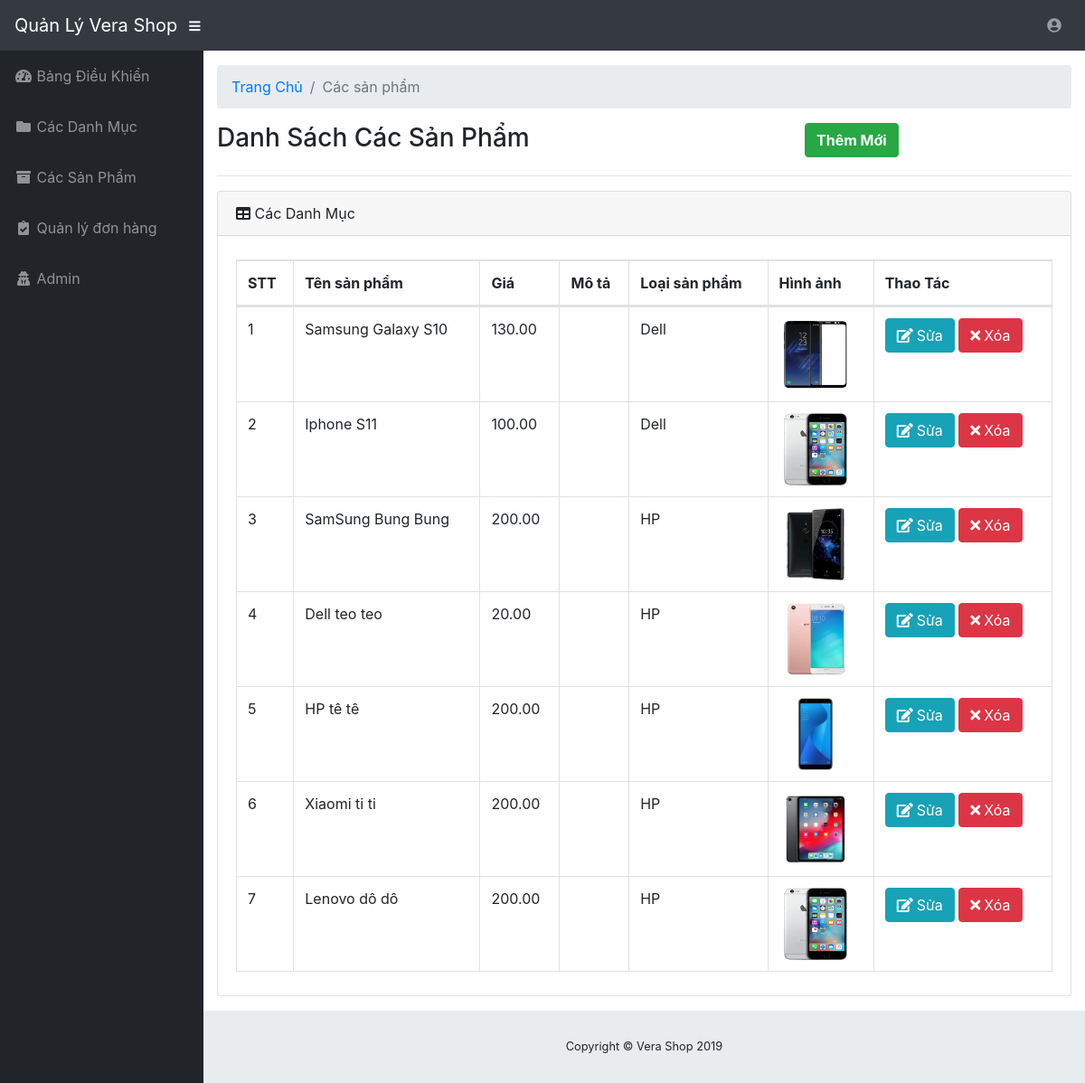
The app's page /Admin/Modules/product/index.php with its own data.
### tables this page shows
CREATE TABLE `products` (
  `ID` int(11) NOT NULL,
  `Name` varchar(500) NOT NULL,
  `Alias` int(11) NOT NULL,
  `CategoryID` int(11) NOT NULL,
  `Image` varchar(500) DEFAULT NULL,
  `Price` decimal(18,2) NOT NULL,
  `PromotionPrice` decimal(18,2) DEFAULT NULL,
  `Warantary` varchar(5000) DEFAULT NULL,
  `Description` varchar(500) DEFAULT NULL,
  `Content` varchar(500) DEFAULT NULL,
  `HomeFlag` bit(1) DEFAULT NULL,
  `HotFlag` bit(1) DEFAULT NULL,
  `ViewCount` int(11) DEFAULT NULL,
  `CreatedDate` datetime DEFAULT NULL,
  `CreatedBy` varchar(500) DEFAULT NULL,
  `UpdateDate` datetime DEFAULT NULL,
  `UpdateBy` varchar(500) DEFAULT NULL,
  `MetaKeyword` varchar(500) DEFAULT NULL,
  `MetaDescription` varchar(500) DEFAULT NULL,
  `Status` bit(1) NOT NULL,
  `Tags` varchar(500) DEFAULT NULL,
  `Quantity` int(11) NOT NULL,
  `OriginalPrice` decimal(18,2) NOT NULL,
  `MoreImages` text
);

CREATE TABLE `productcategories` (
  `ID` int(11) NOT NULL,
  `Name` varchar(150) NOT NULL,
  `Description` varchar(5000) DEFAULT NULL,
  `ParentID` int(11) DEFAULT NULL,
  `DisplayOrder` int(11) DEFAULT NULL,
  `HomeFlag` bit(2) DEFAULT NULL,
  `CreatedDate` datetime DEFAULT NULL,
  `CreatedBy` varchar(500) DEFAULT NULL,
  `UpdateDate` datetime DEFAULT NULL,
  `UpdatedBy` varchar(500) DEFAULT NULL,
  `MetaKeyWord` varchar(500) DEFAULT NULL,
  `MetaDescription` varchar(500) DEFAULT NULL,
  `Status` bit(2) NOT NULL,
  `Image` varchar(500) DEFAULT NULL,
  `Alias` varchar(500) DEFAULT NULL
);

### Libraries/Function.php (called while the page is built, shortened)
<?php
    function base_url()
    {
        return $url  = "http://localhost/PHP2";
    }
    function uploads()
    {
        return base_url() . "/Public/uploads/";
    }
 ?>

### Libraries/Database.php (called while the page is built, shortened)
<?php
    class Database
    {
        public $link;
        public function __construct()
        {
            $this->link = mysqli_connect("localhost","root","","verashop2") or die ();
            mysqli_set_charset($this->link,"utf8");
        }
         public  function fetchJone($table,$sql ,$page = 0,$row ,$pagi = false )
        {
            $data = [];
            if ($pagi == true )
            {
                $total = $this->countTable($table);
                $sotrang = ceil($total / $row);
                $start = ($page - 1 ) * $row ;
                $sql .= " LIMIT $start,$row";
                $data = [ "page" => $sotrang];
                $result = mysqli_query($this->link,$sql) or die("Lỗi truy vấn fetchJone ---- " .mysqli_error($this->link));
            }
            else
            {
                $result = mysqli_query($this->link,$sql) or die("Lỗi truy vấn fetchJone ---- " .mysqli_error($this->link));
            }
            if( $result)
            {
                while ($num = mysqli_fetch_assoc($result))
                {
                    $data[] = $num;
                }
            }
            return $data;
        }
    }
?>

### Admin/Autoload/autoload.php (called while the page is built, shortened)
<?php
    require_once __DIR__. "/../../Libraries/Database.php";
    require_once __DIR__. "/../../Libraries/Function.php";
    $db = new Database;
?>

### Admin/Modules/product/index.php (the view, shortened to what this page needs)
<?php
    require_once __DIR__. "/../../Autoload/autoload.php";
    if(isset($_GET['page']))
    {
      $p = $_GET['page'];
    }
    else {
      $p = 1;
    }
    $sql = "SELECT products.*,productcategories.Name as namecate FROM products LEFT JOIN productcategories on productcategories.ID = products.CategoryID";
    $product = $db->fetchJone('products',$sql,$p,true);
?>
<?php require_once __DIR__. "/../../Layouts/Header.php"; ?>
    <ol class="breadcrumb">
        <li class="breadcrumb-item">
            <a href="<?php echo base_url()?>/admin">Trang Chủ</a>
        </li>
        <li class="breadcrumb-item active">Các sản phẩm</li>
    </ol>
    <div class="row">
        <div class="col-lg-8">
            <h3>Danh Sách Các Sản Phẩm</h3>
        </div>
        <div class="col-lg-4">
            <a href="add.php" class="btn btn-success"><strong>Thêm Mới</strong></a>
        </div>
    </div>
    <hr/>
    <div class="card mb-3">
        <div class="card-header">
            <i class="fas fa-table"></i>
           Các Danh Mục
        </div>
        <div class="card-body">
            <div class="table-responsive">
                <div id="dataTable_wrapper" class="dataTables_wrapper dt-bootstrap4">
                    <div class="row">
                        <div class="col-sm-12">
                            <table class="table table-bordered dataTable" id="dataTable" width="100%" cellspacing="0" role="grid" aria-describedby="dataTable_info" style="width: 100%;">
                                <thead>
                                    <tr role="row">
                                        <th>STT</th>
                                        <th>Tên sản phẩm</th>
                                        <th>Giá</th>
                                        <th>Mô tả</th>
                                        <th>Loại sản phẩm</th>
                                        <th>Hình ảnh</th>
                                        <th>Thao Tác</th>
                                    </tr>
                                </thead>
                                <tbody>
                                    <?php $stt=1; foreach($product as $item): ?>
                                        <tr>
                                            <td><?php echo $stt?></td>
                                            <td><?php echo $item['Name']?></td>
                                            <td><?php echo $item['Price']?></td>
                                            <td><?php echo $item['Description']?></td>
                                            <td><?php echo $item['namecate']?></td>
                                            <td>
                                              <img src="<?php echo uploads() ?>product/<?php echo $item['Image'] ?>" width="80px" height="80px">
                                            </td>
                                            <td>
                                                <a class="btn btn-xs btn-info" href="edit.php?id=<?php echo $item['ID']?>"><i class="fa fa-edit">&nbsp</i>Sửa</a>
                                                <a class="btn btn-xs btn-danger " href="delete.php?id=<?php echo $item['ID']?>"><i class="fa fa-times">&nbsp</i>Xóa</a>
                                            </td>
                                        </tr>
                                    <?php $stt++; endforeach?>
                                </tbody>
                            </table>
                        </div>
                    </div>
                </div>
            </div>
        </div>
    </div>
<?php require_once __DIR__. "/../../Layouts/Footer.php"; ?>

### records on screen
products: Name "Samsung Galaxy S10", Price "130.00", CategoryID.Name "Dell", Image (picture)
products: Name "Iphone S11", Price "100.00", CategoryID.Name "Dell", Image (picture)
products: Name "SamSung Bung Bung", Price "200.00", CategoryID.Name "HP", Image (picture)
products: Name "Dell teo teo", Price "20.00", CategoryID.Name "HP", Image (picture)
products: Name "HP tê tê", Price "200.00", CategoryID.Name "HP", Image (picture)
products: Name "Xiaomi ti ti", Price "200.00", CategoryID.Name "HP", Image (picture)
products: Name "Lenovo dô dô", Price "200.00", CategoryID.Name "HP", Image (picture)
